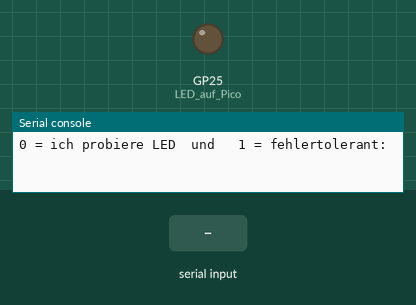
This program was run on a simulated Raspberry Pi Pico running MicroPython. Parts: output pins drawn as LEDs (lit = HIGH), the last lines printed to the serial console. Dashed ring = blinking. The test bench sets the inputs (shaded band).

Above: at 1.2 s.
1.3 s: "1" typed at the serial console, then Enter
At 2.15 s:
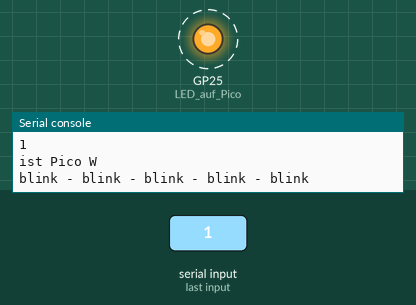
Timing chart, 0 to 10.3 s (numbered marks = the images above; inputs shaded):
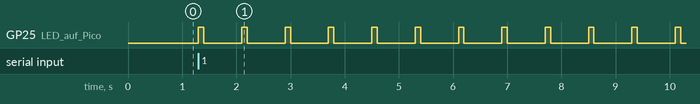

The program:

PB-01-4-10-Typ-Bestimmung.py
```python
#==========================================================================
#
# PB-01-4-10-Typ-Bestimmung.py
#
# (keine Bauteile)
#
#==========================================================================
#
#Bibliotheken importieren
import machine
import utime

NullEins = input("0 = ich probiere LED  und   1 = fehlertolerant: ")

#print("Z 15: NullEins = ",NullEins)

if NullEins == "1":
    #print("Z 18")
    try:
        LED_auf_Pico = machine.Pin("LED", machine.Pin.OUT)
    except Exception as e:
        LED_auf_Pico = machine.Pin(25, machine.Pin.OUT)
        print("ist Pico")
    else:
        print("ist Pico W")
        LED_auf_Pico = machine.Pin("LED", machine.Pin.OUT)
elif NullEins == "0":
    #print("Z 28")
    LED_auf_Pico = machine.Pin("LED", machine.Pin.OUT)

print("blink - blink - blink - blink - blink")

while True:
    LED_auf_Pico.value(1)
    utime.sleep(0.1)
    LED_auf_Pico.value(0)
    utime.sleep(0.7)


"""
Dieses Python-Skript ist für die Steuerung einer LED auf einem Mikrocontroller-Board wie dem
Raspberry Pi Pico vorgesehen. Das Skript verwendet die MicroPython-Bibliotheken machine
und utime, um die Steuerung der LED zu implementieren.

Zu Beginn wird der Benutzer aufgefordert, entweder "0" oder "1" einzugeben. Diese Eingabe
wird in der Variablen NullEins gespeichert.

Die folgende if-Anweisung prüft, ob der Benutzer "1" eingegeben hat. Wenn ja, versucht das
Skript, eine LED mit dem Namen "LED" zu initialisieren. Wenn diese LED nicht gefunden wird,
wird angenommen, dass es sich um einen Raspberry Pi Pico handelt, und der Pin 25 wird für
die LED-Initialisierung verwendet. Wenn die LED gefunden wird, wird davon ausgegangen,
dass es sich um ein Board handelt, das mit dem FeatherWing LED-Adapter von Adafruit
ausgestattet ist, und der Pin für die Initialisierung bleibt unverändert.

Wenn der Benutzer "0" eingegeben hat, wird die LED direkt mit dem Namen "LED" initialisiert,
ohne eine Fehlerprüfung durchzuführen.

Danach wird die LED mit einer Schleife in einer Endlosschleife ein- und ausgeschaltet, um
einen Blink-Effekt zu erzeugen. Die while-Schleife läuft ständig, bis das Programm
abgebrochen wird. Die LED_auf_Pico.value()-Funktion schaltet die LED ein und aus,
während die utime.sleep()-Funktion die Ausführung des Programms für eine bestimmte
Zeit anhält.


──────────────────────────────────────────────────────

>>> %Run -c $EDITOR_CONTENT

0 = ich probiere LED  und   1 = fehlertolerant: 1
ist Pico
blink - blink - blink - blink - blink

──────────────────────────────────────────────────────

>>> %Run -c $EDITOR_CONTENT

0 = ich probiere LED  und   1 = fehlertolerant: 0
Traceback (most recent call last):
  File "<stdin>", line 29, in <module>
TypeError: can't convert str to int
>>>
Backend terminated or disconnected. Use 'Stop/Restart' to restart.

──────────────────────────────────────────────────────

>>> %Run -c $EDITOR_CONTENT

0 = ich probiere LED  und   1 = fehlertolerant: 1
ist Pico W
blink - blink - blink - blink - blink

──────────────────────────────────────────────────────

>>> %Run -c $EDITOR_CONTENT

0 = ich probiere LED  und   1 = fehlertolerant: 0
blink - blink - blink - blink - blink


"""
```

Measured:
- after the input at 1.3 s, GP25 (LED_auf_Pico): alternates HIGH for 0.10 s and LOW for 0.70 s, starting at once
